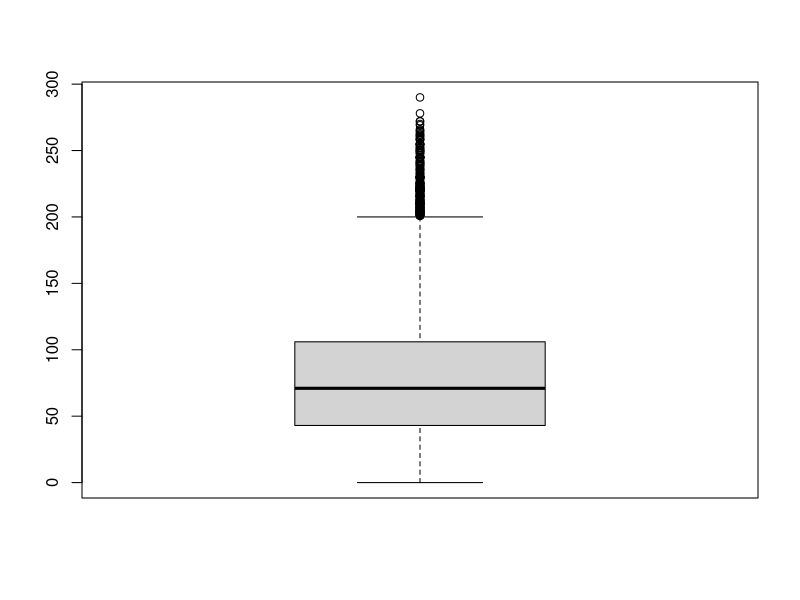
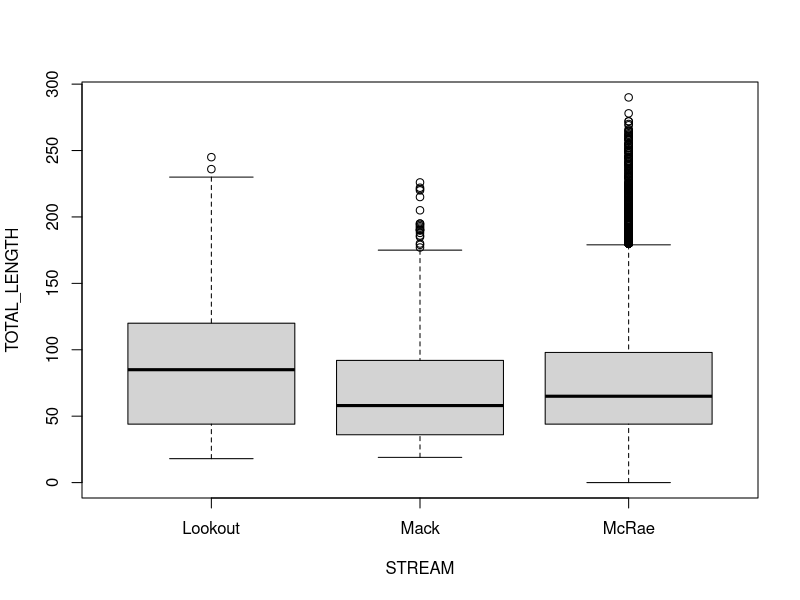
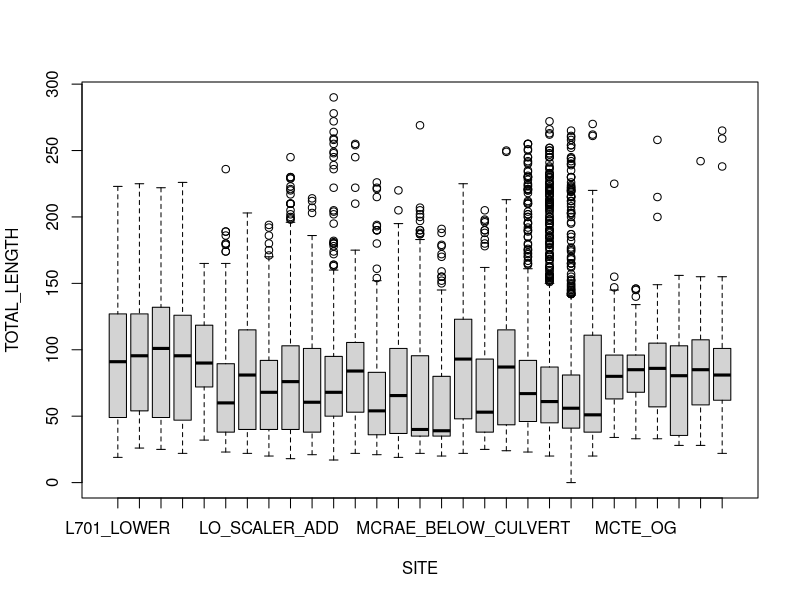
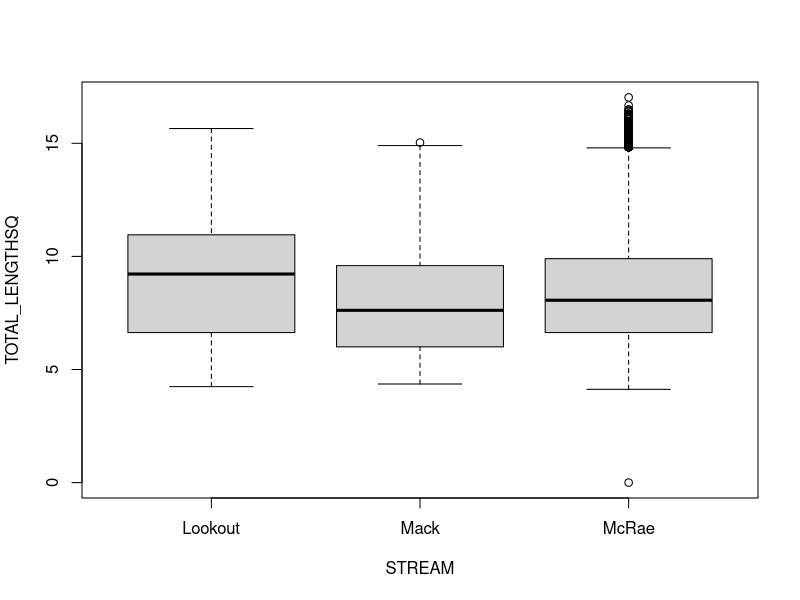
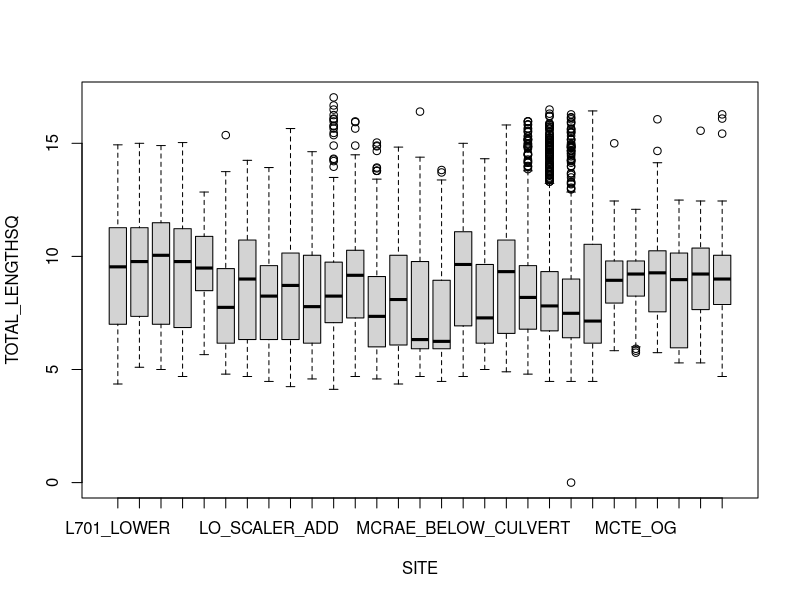
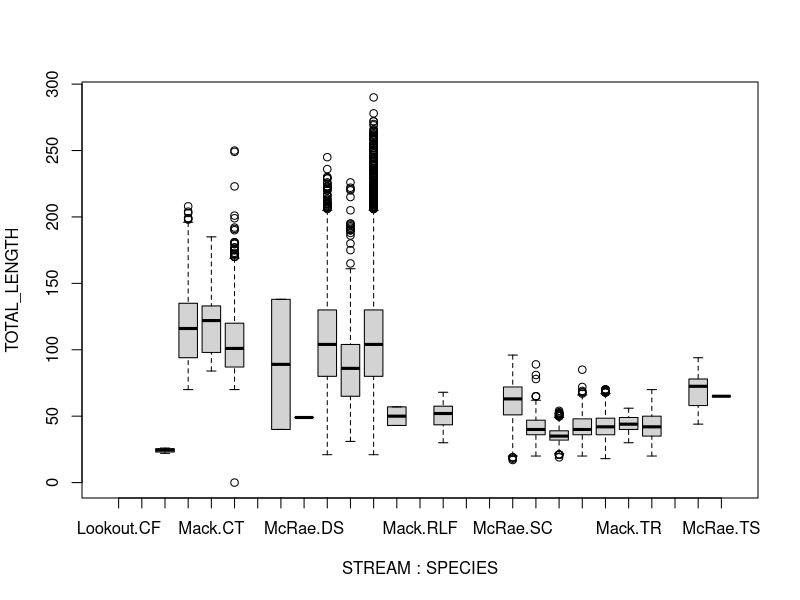
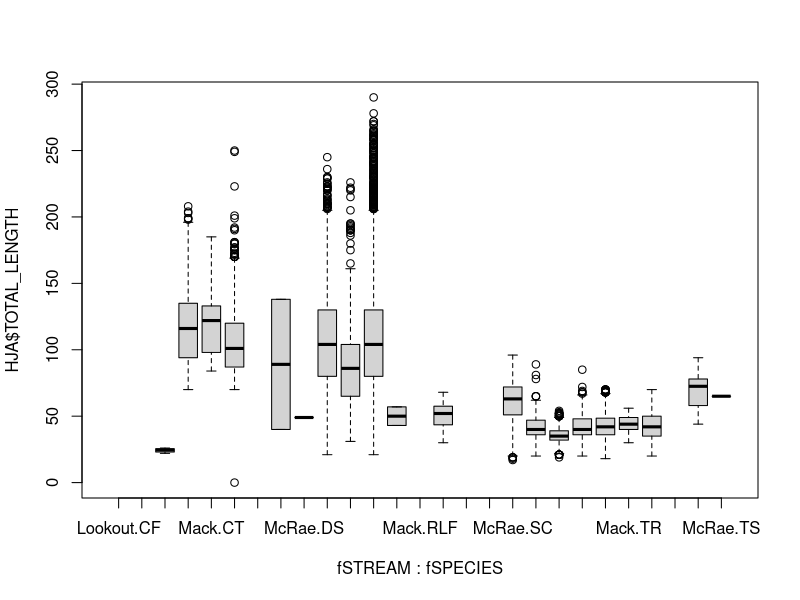
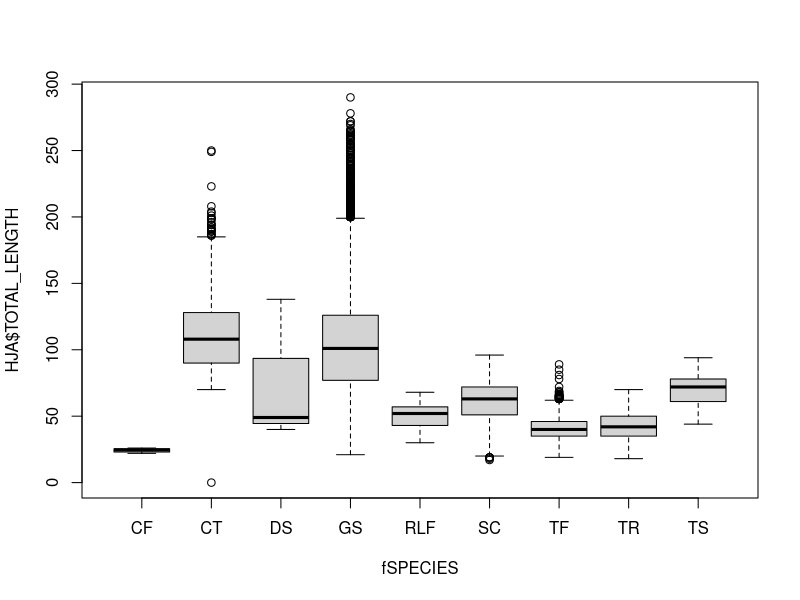

Generate these figures, in order, with R:
## ---- chunk 1

HJA=read.csv("AS01101.csv",header=TRUE)
names(HJA)
boxplot(HJA$TOTAL_LENGTH)
boxplot(TOTAL_LENGTH~STREAM, data=HJA)
boxplot(TOTAL_LENGTH~SITE, data=HJA)
HJA$TOTAL_LENGTHSQ=sqrt(HJA$TOTAL_LENGTH)
boxplot(TOTAL_LENGTHSQ~STREAM, data=HJA)
boxplot(TOTAL_LENGTHSQ~SITE, data=HJA)

#Does transforming the data to square root help reduce outliers? 
#Yes, there were quite a few high length values particularly in McRae stream. By using the sqrt transformation, this lessened the outliers a lot. However, there are still quite a few left in McRae stream. 

boxplot(TOTAL_LENGTH~STREAM+SPECIES, data=HJA)
HJA$fSTREAM= factor(HJA$STREAM)
HJA$fSITE=factor(HJA$SITE)
HJA$fYEAR = factor(HJA$YEAR)
HJA$fSPECIES=factor(HJA$SPECIES)

boxplot(HJA$TOTAL_LENGTH~fSTREAM+fSPECIES, data=HJA)
boxplot(HJA$TOTAL_LENGTH~fSPECIES, data=HJA)
boxplot(HJA$TOTAL_LENGTH~fSPECIES+fYEAR, data=HJA)
boxplot(HJA$TOTAL_LENGTH~fYEAR, data=HJA)

boxplot(TOTAL_LENGTHSQ~STREAM+SPECIES, data=HJA)
boxplot(HJA$TOTAL_LENGTHSQ~fSTREAM+fSPECIES, data=HJA)
boxplot(HJA$TOTAL_LENGTHSQ~fSPECIES, data=HJA)
boxplot(HJA$TOTAL_LENGTHSQ~fSPECIES+fYEAR, data=HJA)
boxplot(HJA$TOTAL_LENGTHSQ~fYEAR, data=HJA)
#Looking into variables that may influence the outliers.

library(tidyverse)
library(ggplot2)
ggplot(HJA, aes(y=TOTAL_LENGTH,x=fSTREAM))+geom_boxplot()+facet_grid(~fYEAR)+theme_classic()
ggplot(HJA, aes(y=TOTAL_LENGTHSQ,x=fSTREAM))+geom_boxplot()+facet_grid(~fYEAR)+theme_classic()


boxplot(TOTAL_LENGTH~SAMPLING_METHOD, data=HJA)

hist(HJA$TOTAL_LENGTH)
hist(HJA$TOTAL_LENGTH[HJA$SPECIES=="CT"],main="CT", xlab="")
hist(HJA$TOTAL_LENGTH[HJA$SPECIES=="GS"],main="GS", xlab="") 
hist(HJA$TOTAL_LENGTH[HJA$SPECIES=="TR"],main="TR", xlab="") 
hist(HJA$TOTAL_LENGTH[HJA$SPECIES=="CT"],main="CT", xlab="") 
hist(HJA$TOTAL_LENGTH[HJA$SPECIES=="SC"],main="SC", xlab="") 
hist(HJA$TOTAL_LENGTH[HJA$SPECIES=="TF"],main="TF", xlab="") 
HJA$SPECIES

hist(HJA$TOTAL_LENGTH[HJA$STREAM=="McRae"],main="McRae", xlab="") 
hist(HJA$TOTAL_LENGTH[HJA$STREAM=="Lookout"],main="Lookout", xlab="") 

qqnorm(HJA$TOTAL_LENGTH)
qqline(HJA$TOTAL_LENGTH)
#The lengths do not look normally distributed. I did notice that while generating the histograms, the lengths by species looked a bit better and some were a lot more normally distributed. 

qqnorm(HJA$TOTAL_LENGTHSQ)
qqline(HJA$TOTAL_LENGTHSQ)
#The data is still not normally distributed. It actually may look worse here.The problem could be that there may be more/less values of smaller/larger fish depending on species. 


plot(HJA$WEIGHT, HJA$TOTAL_LENGTH, xlab="Weight", ylab ="TL")
model1=lm(TOTAL_LENGTH~WEIGHT,data=HJA)
abline(model1)
#The line does not fit it well. Looks to be more curved which would mean using something other than a lm. 






